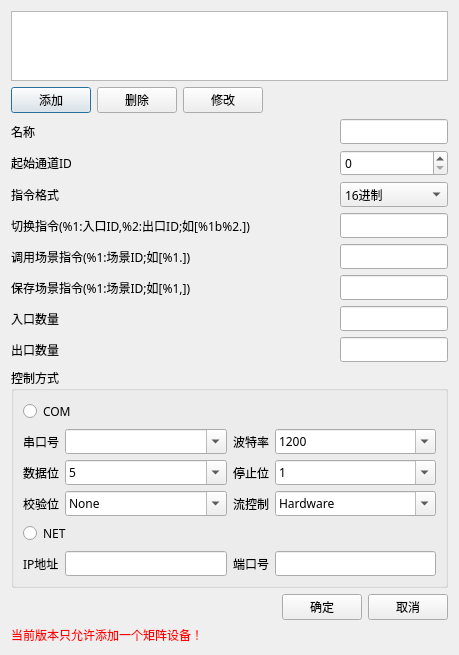
<?xml version="1.0" encoding="UTF-8"?>
<ui version="4.0">
 <class>BCSettingMatrixFormatDlg</class>
 <widget class="QDialog" name="BCSettingMatrixFormatDlg">
  <property name="geometry">
   <rect>
    <x>0</x>
    <y>0</y>
    <width>459</width>
    <height>610</height>
   </rect>
  </property>
  <property name="windowTitle">
   <string>Dialog</string>
  </property>
  <layout class="QVBoxLayout" name="verticalLayout">
   <item>
    <widget class="QListWidget" name="m_pListWidget">
     <property name="font">
      <font>
       <family>微软雅黑</family>
      </font>
     </property>
    </widget>
   </item>
   <item>
    <layout class="QHBoxLayout" name="horizontalLayout">
     <item>
      <widget class="QPushButton" name="m_pAddBtn">
       <property name="font">
        <font>
         <family>微软雅黑</family>
        </font>
       </property>
       <property name="text">
        <string>添加</string>
       </property>
      </widget>
     </item>
     <item>
      <widget class="QPushButton" name="m_pRemoveBtn">
       <property name="font">
        <font>
         <family>微软雅黑</family>
        </font>
       </property>
       <property name="text">
        <string>删除</string>
       </property>
      </widget>
     </item>
     <item>
      <widget class="QPushButton" name="m_pModifyBtn">
       <property name="font">
        <font>
         <family>微软雅黑</family>
        </font>
       </property>
       <property name="text">
        <string>修改</string>
       </property>
      </widget>
     </item>
     <item>
      <spacer name="horizontalSpacer">
       <property name="orientation">
        <enum>Qt::Horizontal</enum>
       </property>
       <property name="sizeHint" stdset="0">
        <size>
         <width>40</width>
         <height>20</height>
        </size>
       </property>
      </spacer>
     </item>
    </layout>
   </item>
   <item>
    <layout class="QGridLayout" name="gridLayout_2">
     <item row="6" column="2">
      <widget class="QLineEdit" name="m_pInCountLineEdit">
       <property name="font">
        <font>
         <family>微软雅黑</family>
        </font>
       </property>
      </widget>
     </item>
     <item row="1" column="2">
      <widget class="QSpinBox" name="m_pStartIDSpinBox">
       <property name="font">
        <font>
         <family>微软雅黑</family>
        </font>
       </property>
      </widget>
     </item>
     <item row="7" column="0">
      <widget class="QLabel" name="label_14">
       <property name="font">
        <font>
         <family>微软雅黑</family>
        </font>
       </property>
       <property name="text">
        <string>出口数量</string>
       </property>
      </widget>
     </item>
     <item row="7" column="2">
      <widget class="QLineEdit" name="m_pOutCountLineEdit">
       <property name="font">
        <font>
         <family>微软雅黑</family>
        </font>
       </property>
      </widget>
     </item>
     <item row="1" column="0">
      <widget class="QLabel" name="label_3">
       <property name="font">
        <font>
         <family>微软雅黑</family>
        </font>
       </property>
       <property name="text">
        <string>起始通道ID</string>
       </property>
      </widget>
     </item>
     <item row="0" column="0">
      <widget class="QLabel" name="label">
       <property name="font">
        <font>
         <family>微软雅黑</family>
        </font>
       </property>
       <property name="text">
        <string>名称</string>
       </property>
      </widget>
     </item>
     <item row="5" column="0">
      <widget class="QLabel" name="m_pSaveLabel">
       <property name="font">
        <font>
         <family>微软雅黑</family>
        </font>
       </property>
       <property name="text">
        <string>保存场景指令(%1:场景ID;如[%1,])</string>
       </property>
      </widget>
     </item>
     <item row="5" column="2">
      <widget class="QLineEdit" name="m_pSaveLineEdit">
       <property name="font">
        <font>
         <family>微软雅黑</family>
        </font>
       </property>
      </widget>
     </item>
     <item row="6" column="0">
      <widget class="QLabel" name="label_13">
       <property name="font">
        <font>
         <family>微软雅黑</family>
        </font>
       </property>
       <property name="text">
        <string>入口数量</string>
       </property>
      </widget>
     </item>
     <item row="4" column="0">
      <widget class="QLabel" name="m_pLoadLabel">
       <property name="font">
        <font>
         <family>微软雅黑</family>
        </font>
       </property>
       <property name="text">
        <string>调用场景指令(%1:场景ID;如[%1.])</string>
       </property>
      </widget>
     </item>
     <item row="0" column="2">
      <widget class="QLineEdit" name="m_pNameLineEdit">
       <property name="font">
        <font>
         <family>微软雅黑</family>
        </font>
       </property>
      </widget>
     </item>
     <item row="2" column="0">
      <widget class="QLabel" name="label_2">
       <property name="font">
        <font>
         <family>微软雅黑</family>
        </font>
       </property>
       <property name="text">
        <string>指令格式</string>
       </property>
      </widget>
     </item>
     <item row="2" column="2">
      <widget class="QComboBox" name="m_pCmdTypeComboBox">
       <property name="font">
        <font>
         <family>微软雅黑</family>
        </font>
       </property>
       <item>
        <property name="text">
         <string>16进制</string>
        </property>
       </item>
       <item>
        <property name="text">
         <string>ASCII码</string>
        </property>
       </item>
      </widget>
     </item>
     <item row="3" column="2">
      <widget class="QLineEdit" name="m_pSwitchCmdLineEdit">
       <property name="font">
        <font>
         <family>微软雅黑</family>
        </font>
       </property>
      </widget>
     </item>
     <item row="4" column="2">
      <widget class="QLineEdit" name="m_pLoadLineEdit">
       <property name="font">
        <font>
         <family>微软雅黑</family>
        </font>
       </property>
      </widget>
     </item>
     <item row="3" column="0">
      <widget class="QLabel" name="m_pSwitchCmdLabel">
       <property name="font">
        <font>
         <family>微软雅黑</family>
        </font>
       </property>
       <property name="text">
        <string>切换指令(%1:入口ID,%2:出口ID;如[%1b%2.])</string>
       </property>
      </widget>
     </item>
     <item row="0" column="1">
      <spacer name="horizontalSpacer_2">
       <property name="orientation">
        <enum>Qt::Horizontal</enum>
       </property>
       <property name="sizeHint" stdset="0">
        <size>
         <width>17</width>
         <height>19</height>
        </size>
       </property>
      </spacer>
     </item>
    </layout>
   </item>
   <item>
    <widget class="QGroupBox" name="groupBox">
     <property name="font">
      <font>
       <family>微软雅黑</family>
      </font>
     </property>
     <property name="title">
      <string>控制方式</string>
     </property>
     <layout class="QGridLayout" name="gridLayout">
      <item row="5" column="2">
       <widget class="QLabel" name="label_12">
        <property name="minimumSize">
         <size>
          <width>0</width>
          <height>0</height>
         </size>
        </property>
        <property name="font">
         <font>
          <family>微软雅黑</family>
         </font>
        </property>
        <property name="text">
         <string>端口号</string>
        </property>
       </widget>
      </item>
      <item row="5" column="1">
       <widget class="QLineEdit" name="m_pNetIPLineEdit">
        <property name="enabled">
         <bool>true</bool>
        </property>
        <property name="font">
         <font>
          <family>微软雅黑</family>
         </font>
        </property>
        <property name="text">
         <string/>
        </property>
        <property name="readOnly">
         <bool>false</bool>
        </property>
       </widget>
      </item>
      <item row="1" column="0">
       <widget class="QLabel" name="label_5">
        <property name="font">
         <font>
          <family>微软雅黑</family>
         </font>
        </property>
        <property name="text">
         <string>串口号</string>
        </property>
       </widget>
      </item>
      <item row="1" column="1">
       <widget class="QComboBox" name="m_pComComBox">
        <property name="minimumSize">
         <size>
          <width>0</width>
          <height>0</height>
         </size>
        </property>
        <property name="font">
         <font>
          <family>微软雅黑</family>
         </font>
        </property>
        <property name="editable">
         <bool>true</bool>
        </property>
       </widget>
      </item>
      <item row="1" column="2">
       <widget class="QLabel" name="label_7">
        <property name="font">
         <font>
          <family>微软雅黑</family>
         </font>
        </property>
        <property name="text">
         <string>波特率</string>
        </property>
       </widget>
      </item>
      <item row="1" column="3">
       <widget class="QComboBox" name="m_pBaudRateComBox">
        <property name="minimumSize">
         <size>
          <width>0</width>
          <height>0</height>
         </size>
        </property>
        <property name="font">
         <font>
          <family>微软雅黑</family>
         </font>
        </property>
        <property name="editable">
         <bool>true</bool>
        </property>
        <item>
         <property name="text">
          <string>1200</string>
         </property>
        </item>
        <item>
         <property name="text">
          <string>2400</string>
         </property>
        </item>
        <item>
         <property name="text">
          <string>4800</string>
         </property>
        </item>
        <item>
         <property name="text">
          <string>9600</string>
         </property>
        </item>
        <item>
         <property name="text">
          <string>14400</string>
         </property>
        </item>
        <item>
         <property name="text">
          <string>19200</string>
         </property>
        </item>
        <item>
         <property name="text">
          <string>38400</string>
         </property>
        </item>
        <item>
         <property name="text">
          <string>56000</string>
         </property>
        </item>
        <item>
         <property name="text">
          <string>57600</string>
         </property>
        </item>
        <item>
         <property name="text">
          <string>115200</string>
         </property>
        </item>
       </widget>
      </item>
      <item row="2" column="0">
       <widget class="QLabel" name="label_8">
        <property name="font">
         <font>
          <family>微软雅黑</family>
         </font>
        </property>
        <property name="text">
         <string>数据位</string>
        </property>
       </widget>
      </item>
      <item row="2" column="1">
       <widget class="QComboBox" name="m_pDataBitComBox">
        <property name="minimumSize">
         <size>
          <width>0</width>
          <height>0</height>
         </size>
        </property>
        <property name="font">
         <font>
          <family>微软雅黑</family>
         </font>
        </property>
        <property name="editable">
         <bool>true</bool>
        </property>
        <item>
         <property name="text">
          <string>5</string>
         </property>
        </item>
        <item>
         <property name="text">
          <string>6</string>
         </property>
        </item>
        <item>
         <property name="text">
          <string>7</string>
         </property>
        </item>
        <item>
         <property name="text">
          <string>8</string>
         </property>
        </item>
       </widget>
      </item>
      <item row="2" column="2">
       <widget class="QLabel" name="label_9">
        <property name="font">
         <font>
          <family>微软雅黑</family>
         </font>
        </property>
        <property name="text">
         <string>停止位</string>
        </property>
       </widget>
      </item>
      <item row="2" column="3">
       <widget class="QComboBox" name="m_pStopBitComBox">
        <property name="minimumSize">
         <size>
          <width>0</width>
          <height>0</height>
         </size>
        </property>
        <property name="font">
         <font>
          <family>微软雅黑</family>
         </font>
        </property>
        <property name="editable">
         <bool>true</bool>
        </property>
        <item>
         <property name="text">
          <string>1</string>
         </property>
        </item>
        <item>
         <property name="text">
          <string>2</string>
         </property>
        </item>
        <item>
         <property name="text">
          <string>3</string>
         </property>
        </item>
       </widget>
      </item>
      <item row="3" column="0">
       <widget class="QLabel" name="label_10">
        <property name="font">
         <font>
          <family>微软雅黑</family>
         </font>
        </property>
        <property name="text">
         <string>校验位</string>
        </property>
       </widget>
      </item>
      <item row="3" column="1">
       <widget class="QComboBox" name="m_pCheckBitComBox">
        <property name="minimumSize">
         <size>
          <width>0</width>
          <height>0</height>
         </size>
        </property>
        <property name="font">
         <font>
          <family>微软雅黑</family>
         </font>
        </property>
        <property name="editable">
         <bool>true</bool>
        </property>
        <item>
         <property name="text">
          <string>None</string>
         </property>
        </item>
        <item>
         <property name="text">
          <string>Odd</string>
         </property>
        </item>
        <item>
         <property name="text">
          <string>Even</string>
         </property>
        </item>
        <item>
         <property name="text">
          <string>Mark</string>
         </property>
        </item>
        <item>
         <property name="text">
          <string>Space</string>
         </property>
        </item>
       </widget>
      </item>
      <item row="3" column="2">
       <widget class="QLabel" name="label_11">
        <property name="font">
         <font>
          <family>微软雅黑</family>
         </font>
        </property>
        <property name="text">
         <string>流控制</string>
        </property>
       </widget>
      </item>
      <item row="3" column="3">
       <widget class="QComboBox" name="m_pStreamCtrlComBox">
        <property name="minimumSize">
         <size>
          <width>0</width>
          <height>0</height>
         </size>
        </property>
        <property name="font">
         <font>
          <family>微软雅黑</family>
         </font>
        </property>
        <property name="editable">
         <bool>true</bool>
        </property>
        <item>
         <property name="text">
          <string>Hardware</string>
         </property>
        </item>
        <item>
         <property name="text">
          <string>Software</string>
         </property>
        </item>
        <item>
         <property name="text">
          <string>None</string>
         </property>
        </item>
        <item>
         <property name="text">
          <string>Custom</string>
         </property>
        </item>
       </widget>
      </item>
      <item row="4" column="0" colspan="4">
       <widget class="QRadioButton" name="m_pUseNetConnectRadioBtn">
        <property name="font">
         <font>
          <family>微软雅黑</family>
          <weight>50</weight>
          <bold>false</bold>
         </font>
        </property>
        <property name="text">
         <string>NET</string>
        </property>
       </widget>
      </item>
      <item row="5" column="0">
       <widget class="QLabel" name="label_6">
        <property name="minimumSize">
         <size>
          <width>0</width>
          <height>0</height>
         </size>
        </property>
        <property name="font">
         <font>
          <family>微软雅黑</family>
         </font>
        </property>
        <property name="text">
         <string>IP地址</string>
        </property>
       </widget>
      </item>
      <item row="5" column="3">
       <widget class="QLineEdit" name="m_pNetPortLineEdit">
        <property name="font">
         <font>
          <family>微软雅黑</family>
         </font>
        </property>
        <property name="text">
         <string/>
        </property>
        <property name="readOnly">
         <bool>false</bool>
        </property>
       </widget>
      </item>
      <item row="0" column="0" colspan="4">
       <widget class="QRadioButton" name="m_pUseComConnectRadioBtn">
        <property name="font">
         <font>
          <family>微软雅黑</family>
          <weight>50</weight>
          <bold>false</bold>
         </font>
        </property>
        <property name="text">
         <string>COM</string>
        </property>
       </widget>
      </item>
     </layout>
    </widget>
   </item>
   <item>
    <spacer name="verticalSpacer">
     <property name="orientation">
      <enum>Qt::Vertical</enum>
     </property>
     <property name="sizeHint" stdset="0">
      <size>
       <width>20</width>
       <height>1</height>
      </size>
     </property>
    </spacer>
   </item>
   <item>
    <spacer name="verticalSpacer_2">
     <property name="orientation">
      <enum>Qt::Vertical</enum>
     </property>
     <property name="sizeHint" stdset="0">
      <size>
       <width>20</width>
       <height>40</height>
      </size>
     </property>
    </spacer>
   </item>
   <item>
    <layout class="QHBoxLayout" name="horizontalLayout_2">
     <item>
      <spacer name="horizontalSpacer_3">
       <property name="orientation">
        <enum>Qt::Horizontal</enum>
       </property>
       <property name="sizeHint" stdset="0">
        <size>
         <width>40</width>
         <height>20</height>
        </size>
       </property>
      </spacer>
     </item>
     <item>
      <widget class="QPushButton" name="m_pOKBtn">
       <property name="font">
        <font>
         <family>微软雅黑</family>
        </font>
       </property>
       <property name="text">
        <string>确定</string>
       </property>
      </widget>
     </item>
     <item>
      <widget class="QPushButton" name="m_pCancelBtn">
       <property name="font">
        <font>
         <family>微软雅黑</family>
        </font>
       </property>
       <property name="text">
        <string>取消</string>
       </property>
      </widget>
     </item>
    </layout>
   </item>
   <item>
    <widget class="QLabel" name="label_4">
     <property name="styleSheet">
      <string notr="true">color: rgb(255, 0, 0);</string>
     </property>
     <property name="text">
      <string>当前版本只允许添加一个矩阵设备！</string>
     </property>
    </widget>
   </item>
  </layout>
 </widget>
 <tabstops>
  <tabstop>m_pAddBtn</tabstop>
  <tabstop>m_pRemoveBtn</tabstop>
  <tabstop>m_pModifyBtn</tabstop>
  <tabstop>m_pNameLineEdit</tabstop>
  <tabstop>m_pSwitchCmdLineEdit</tabstop>
  <tabstop>m_pLoadLineEdit</tabstop>
  <tabstop>m_pSaveLineEdit</tabstop>
  <tabstop>m_pInCountLineEdit</tabstop>
  <tabstop>m_pOutCountLineEdit</tabstop>
  <tabstop>m_pUseComConnectRadioBtn</tabstop>
  <tabstop>m_pComComBox</tabstop>
  <tabstop>m_pBaudRateComBox</tabstop>
  <tabstop>m_pDataBitComBox</tabstop>
  <tabstop>m_pStopBitComBox</tabstop>
  <tabstop>m_pCheckBitComBox</tabstop>
  <tabstop>m_pStreamCtrlComBox</tabstop>
  <tabstop>m_pUseNetConnectRadioBtn</tabstop>
  <tabstop>m_pNetIPLineEdit</tabstop>
  <tabstop>m_pNetPortLineEdit</tabstop>
  <tabstop>m_pOKBtn</tabstop>
  <tabstop>m_pCancelBtn</tabstop>
  <tabstop>m_pListWidget</tabstop>
 </tabstops>
 <resources/>
 <connections/>
</ui>
